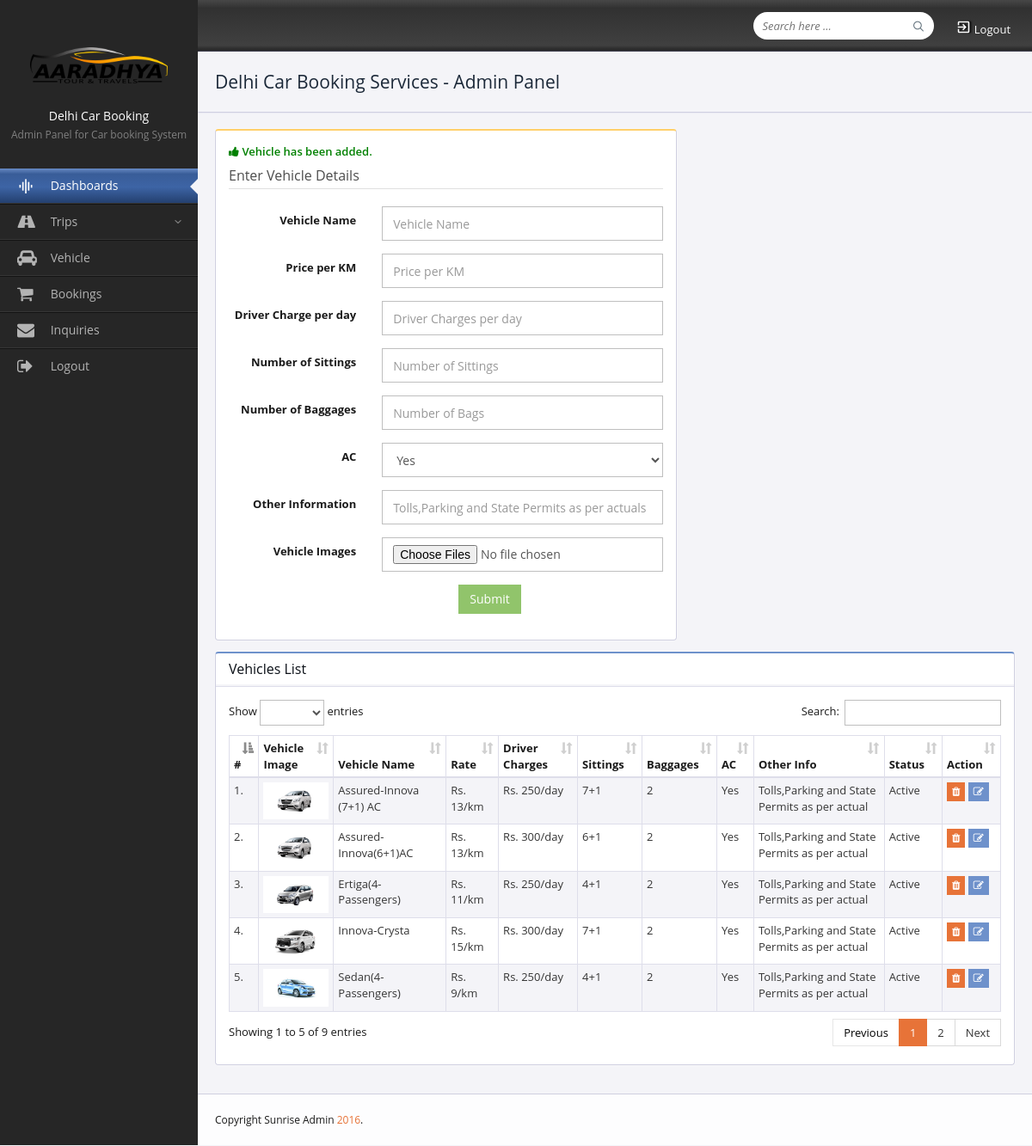
/delhicab-admin/vehicles.php?msg=success (signed in), run on the app's committed database.
### tables this page shows
CREATE TABLE `vehicles` (
  `vehicle_id` int(20) NOT NULL,
  `vehicle_name` varchar(255) NOT NULL,
  `price_km` varchar(255) NOT NULL,
  `driver_charges` varchar(255) NOT NULL,
  `number_sittings` varchar(255) NOT NULL,
  `number_baggages` varchar(255) NOT NULL,
  `ac_type` varchar(255) NOT NULL,
  `other_info` varchar(255) NOT NULL,
  `vehicle_images` text NOT NULL,
  `status` varchar(255) NOT NULL
);

### delhicab-admin/vehicles.php (the view, shortened to what this page needs)
<?php
 include('connection.php');
?>
<!DOCTYPE html>
<html lang="en">
<head>
    <link href="css/bootstrap.min.css" rel="stylesheet" media="screen">
    <link href="css/animate.css" rel="stylesheet" media="screen">
    <link href="css/main.css" rel="stylesheet" media="screen">
    <link rel="stylesheet" href="css/datepicker/daterangepicker-bs3.css">
    <link href="fonts/icomoon/icomoon.css" rel="stylesheet">
	<link rel="stylesheet" href="css/datatables/dataTables.bs.min.css">
    <link rel="stylesheet" href="css/datatables/autoFill.bs.min.css">
    <link rel="stylesheet" href="css/datatables/fixedHeader.bs.css">
   <link href="https://stackpath.bootstrapcdn.com/font-awesome/4.7.0/css/font-awesome.min.css" rel="stylesheet" media="screen">
</head>
<body class="blue">
    <?php include('navbar.php');?>
    <div class="dashboard-wrapper dashboard-wrapper-lg">
        <?php include('topbar.php');?>
        <div class="main-container">
            <div class="container-fluid">
                <div class="row gutter">
                    <div class="col-lg-7 col-md-7 col-sm-12 col-xs-12">
                        <div class="panel panel-yellow">
                            <div class="panel-body">
							<?php if(isset($_GET['msg'])) { ?><p style="color: green; font-weight:600"><i class="fa fa-thumbs-up"></i> Vehicle has been added.</p><?php } ?>
                                <form method="post" action="insertvehicle.php" class="form-horizontal" enctype="multipart/form-data">
                                    <fieldset>
                                        <legend>Enter Vehicle Details</legend>
                                        <div class="form-group">
                                            <label class="col-lg-4 control-label">Vehicle Name</label>
                                            <div class="col-lg-8">
                                                <input type="text" class="form-control" name="vehicle_name" required="" placeholder="Vehicle Name">
                                            </div>
                                        </div>
										<div class="form-group">
                                            <label class="col-lg-4 control-label"> Price per KM</label>
                                            <div class="col-lg-8">
                                                <input type="text" class="form-control" name="price_km" required="" placeholder="Price per KM">
                                            </div>
                                        </div>
										<div class="form-group">
                                            <label class="col-lg-4 control-label">Driver Charge per day</label>
                                            <div class="col-lg-8">
                                                <input type="text" class="form-control" name="driver_charges" required="" placeholder="Driver Charges per day">
                                            </div>
                                        </div>
										<div class="form-group">
                                            <label class="col-lg-4 control-label">Number of Sittings</label>
                                            <div class="col-lg-8">
                                                <input type="text" class="form-control" name="number_sittings" required="" placeholder="Number of Sittings">
                                            </div>
                                        </div>
										<div class="form-group">
                                            <label class="col-lg-4 control-label">Number of Baggages</label>
                                            <div class="col-lg-8">
                                                <input type="text" class="form-control" name="number_baggages" required="" placeholder="Number of Bags">
                                            </div>
                                        </div>
										<div class="form-group has-feedback">
                                            <label class="col-lg-4 control-label">AC</label>
                                            <div class="col-lg-8">
                                                <select class="form-control" name="ac_type" required="">
                                                    <option value="Yes">Yes</option>
                                                </select>
                                            </div>
                                        </div>
										<div class="form-group">
                                            <label class="col-lg-4 control-label">Other Information</label>
                                            <div class="col-lg-8">
                                                <input type="text" class="form-control" name="other_info" required="" placeholder="Tolls,Parking and State Permits as per actuals">
                                            </div>
                                        </div>
										<div class="form-group">
                                            <label class="col-lg-4 control-label">Vehicle Images</label>
                                            <div class="col-lg-8">
                                                <input type="file" class="form-control" name="vehicle_images[]" required="" multiple>
                                            </div>
                                        </div>
                                        <div class="form-group">
                                        <div class="col-lg-6 col-lg-offset-6">
                                            <button type="submit" class="btn btn-success">Submit</button>
                                        </div>
                                    </div>
                                    </fieldset>
                                </form>
                            </div>
                        </div>
                    </div>
                </div>
				<div class="row gutter">
                    <div class="col-lg-12 col-md-12 col-sm-12 col-xs-12">
                        <div class="panel panel-blue">
                            <div class="panel-heading">
                                <h4>Vehicles List</h4></div>
                            <div class="panel-body">
                                <div class="table-responsive">
                                    <table id="basicExample" class="table table-striped table-condensed table-bordered no-margin">
                                        <thead>
                                            <tr>
                                                <th>#</th>
                                                <th>Vehicle Image</th>
                                                <th>Vehicle Name</th>
                                                <th>Rate</th>
                                                <th>Driver Charges</th>
                                                <th>Sittings</th>
                                                <th>Baggages</th>
                                                <th>AC</th>
                                                <th>Other Info</th>
                                                <th>Status</th>
                                                <th>Action</th>
                                            </tr>
                                        </thead>
                                        <tbody>
											<?php $all_cats= "SELECT * from vehicles order by vehicle_name";
											$run_query=mysqli_query($admin_con, $all_cats);
											$i=1;
											 while($result=mysqli_fetch_array($run_query)){
											?>
                                            <tr>
                                                <td><?php echo $i; ?>.</td>
                                                <td><img class="img-responsive" style="width:100px;" src="img/vehicles/<?php $img=explode(',', $result['vehicle_images']);echo $img[0];?>" alt="" /></td>
                                                <td><?php echo $result['vehicle_name'];?></td>
                                                <td><?php echo "Rs. ".$result['price_km']."/km";?></td>
                                                <td><?php echo "Rs. ".$result['driver_charges']."/day";?></td>
                                                <td><?php echo $result['number_sittings']; ?></td>
                                                <td><?php echo $result['number_baggages']; ?></td>
                                                <td><?php echo $result['ac_type']; ?></td>
                                                <td><?php echo $result['other_info']; ?></td>
                                                <td><?php echo $result['status']?></td>
                                                <td><a href="delete-vehicle.php?delete=<?php echo $result['vehicle_id']?>" class="btn btn-danger btn-xs"><i class="fa fa-trash"></i> </a>
                                        <a type="button" class="btn btn-info btn-xs"><i class="fa fa-edit"></i> </a></td>
                                            </tr>
                                            <?php $i++;} ?>
                                        </tbody>
                                    </table>
                                </div>
                            </div>
                        </div>
                    </div>
                </div>
            </div>
        </div>
        <footer>Copyright Sunrise Admin <span>2016</span>.</footer>
    </div>
</body>
</html>

### data on the page
vehicles: vehicle_images (picture), vehicle_name "Assured-Innova (7+1) AC", price_km "13", driver_charges "250", number_sittings "7+1", number_baggages "2", ac_type "Yes", other_info "Tolls,Parking and State Permits as per actual", status "Active"
vehicles: vehicle_images (picture), vehicle_name "Assured-Innova(6+1)AC", price_km "13", driver_charges "300", number_sittings "6+1", number_baggages "2", ac_type "Yes", other_info "Tolls,Parking and State Permits as per actual", status "Active"
vehicles: vehicle_images (picture), vehicle_name "Ertiga(4-Passengers)", price_km "11", driver_charges "250", number_sittings "4+1", number_baggages "2", ac_type "Yes", other_info "Tolls,Parking and State Permits as per actual", status "Active"
vehicles: vehicle_images (picture), vehicle_name "Innova-Crysta", price_km "15", driver_charges "300", number_sittings "7+1", number_baggages "2", ac_type "Yes", other_info "Tolls,Parking and State Permits as per actual", status "Active"
vehicles: vehicle_images (picture), vehicle_name "Sedan(4-Passengers)", price_km "9", driver_charges "250", number_sittings "4+1", number_baggages "2", ac_type "Yes", other_info "Tolls,Parking and State Permits as per actual", status "Active"
